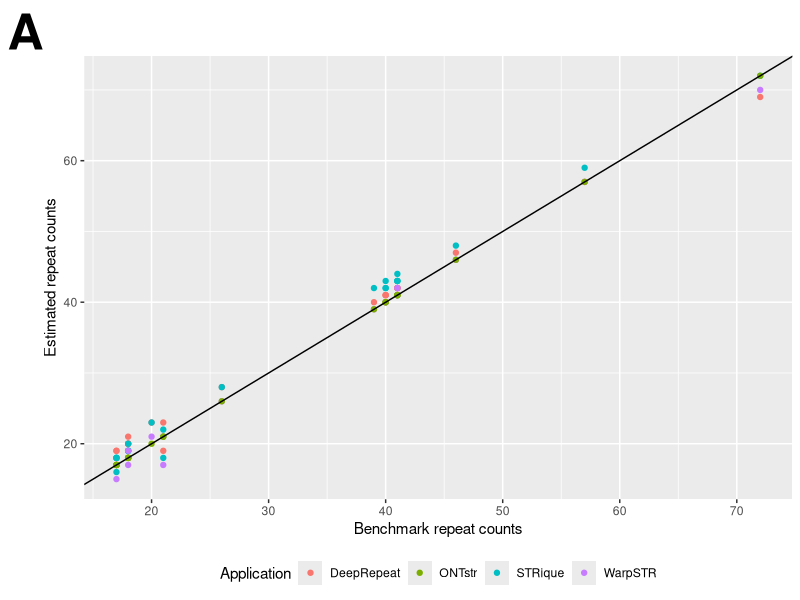
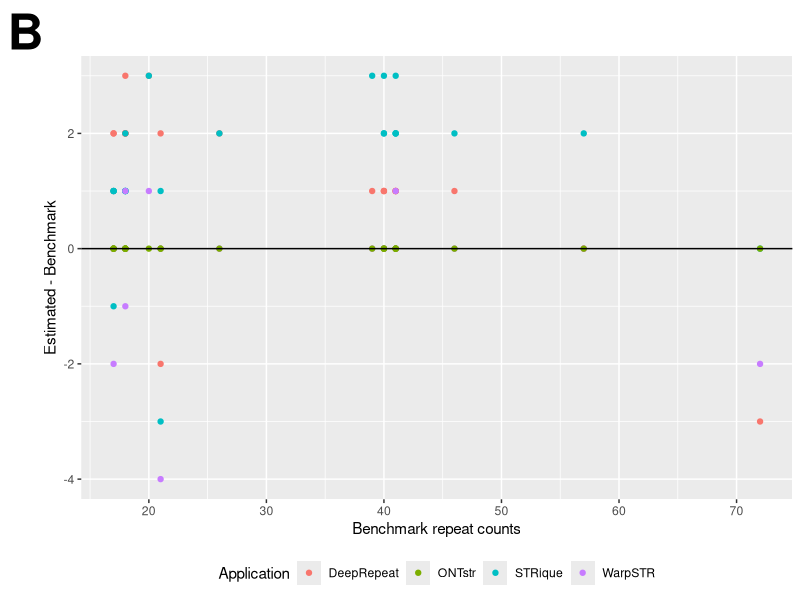

Here is the R script that generated these plots, in order:
# docker run --rm -it -v /home/wiktor/ont-str-code/img:/home/wiktor/ont-str-code/img -w /home/wiktor/ont-str-code/img nanozoo/ggplot2:3.4.0--4856650 R

library(ggplot2)
library(viridis)

# GM04723.tar.gz.1 17,72
# NA12878.tar.gz.1 17,18
# ND29970.tar.gz.1 17,40
# ND30015.tar.gz.1 20,41
# ND30016.tar.gz.1 21,41
# ND30047.tar.gz.1 18,41
# ND30422.tar.gz.1 18,40
# ND30626.tar.gz.1 21,41
# ND31551.tar.gz.1 18,39
# ND33392.tar.gz.1 17,57
# ND33947.tar.gz.1 18,40
# ND40534.tar.gz.1 26,46

bench <- c(17,72,17,18,17,40,20,41,21,41,18,41,18,40,21,41,18,39,17,57,18,40,26,46)
deeprepeat <- c(17,69,18,20,19,41,23,42,23,42,21,42,20,41,19,42,20,40,19,57,20,41,28,47)
strique <- c(16,72,18,19,18,42,23,44,22,43,20,43,19,43,18,43,19,42,18,59,19,42,28,48)
warpstr <- c(15,70,17,17,17,40,21,42,21,41,19,41,18,40,17,41,18,39,17,57,18,40,26,46)
ontstr <- c(17,72,17,18,17,40,20,41,21,41,18,41,18,40,21,41,18,39,17,57,18,40,26,46)  # TODO wyniki mojej aplikacji

Application <- c(rep("DeepRepeat",24),rep("STRique",24),rep("WarpSTR",24),rep("ONTstr",24))
estimated <- c(deeprepeat,strique,warpstr,ontstr)
benchmark <- rep(bench, 4)
estimated_minus_benchmark <- estimated - benchmark
data <- data.frame(Application, estimated, benchmark, estimated_minus_benchmark)
print(data)

p <- ggplot(data, aes(x=benchmark, y=estimated, color=Application)) + xlab("Benchmark repeat counts") + ylab("Estimated repeat counts") + geom_point() + geom_abline(intercept = 0, slope = 1) + scale_y_continuous(breaks = function(x) unique(floor(pretty(seq(min(x), (max(x) + 1) * 1.1))))) + scale_x_continuous(breaks = function(x) unique(floor(pretty(seq(min(x), (max(x) + 1) * 1.1))))) + theme(legend.position="bottom",plot.tag=element_text(size=36,face="bold")) + labs(tag="A")
ggsave("estimated_vs_benchmark.svg")
# inkscape estimated_vs_benchmark.svg --export-pdf=estimated_vs_benchmark.pdf

p <- ggplot(data, aes(x=benchmark, y=estimated_minus_benchmark, color=Application)) + xlab("Benchmark repeat counts") + ylab("Estimated - Benchmark") + geom_point() + geom_abline(intercept = 0, slope = 0) + scale_y_continuous(breaks = function(x) unique(floor(pretty(seq(min(x), (max(x) + 1) * 1.1))))) + scale_x_continuous(breaks = function(x) unique(floor(pretty(seq(min(x), (max(x) + 1) * 1.1))))) + theme(legend.position="bottom",plot.tag=element_text(size=36,face="bold")) + labs(tag="B")
ggsave("estimated_minus_benchmark.svg")
# inkscape estimated_minus_benchmark.svg --export-pdf=estimated_minus_benchmark.pdf
